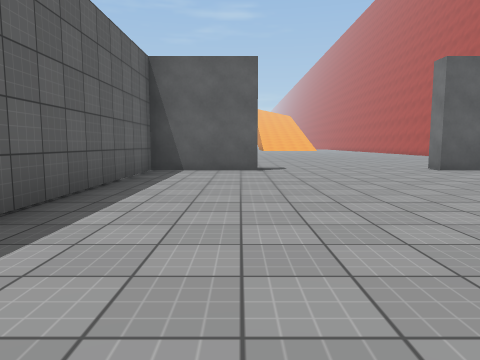
View 1 (above)

20 first-person views from a walk through a Unity game level. The camera is 1.2 m above the floor, tilts 6° down and sees 70° across. The floor is counted in squares, 2 m on a side. Each view is taken from the middle of a square. On the plan, view 1 faces up. The plan holds only what a view shows up to about 10 squares ahead; the rest is blank. The place goes on beyond the plan. Surface patterns are stand-ins for the level's own textures.

View 2
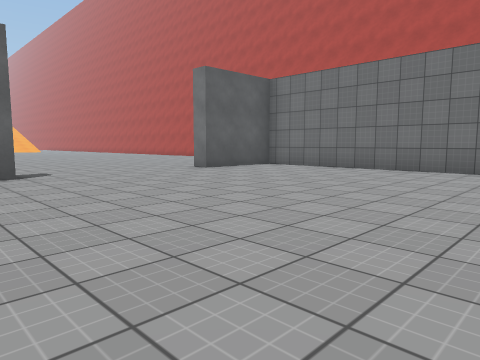

View 3
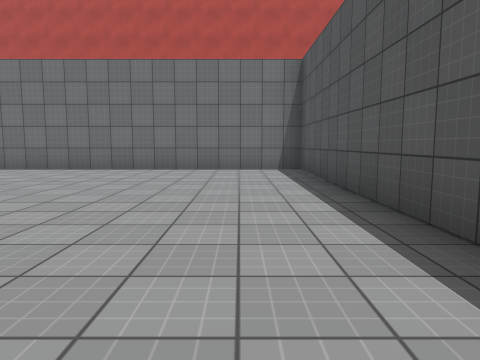

View 4
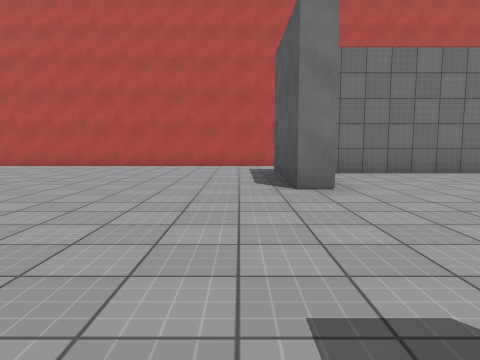

View 5
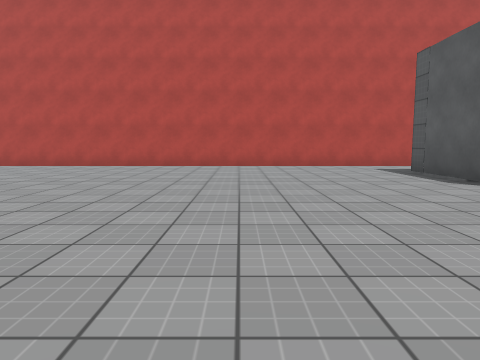

View 6
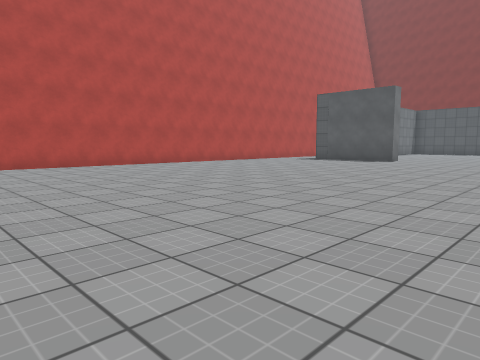

View 7
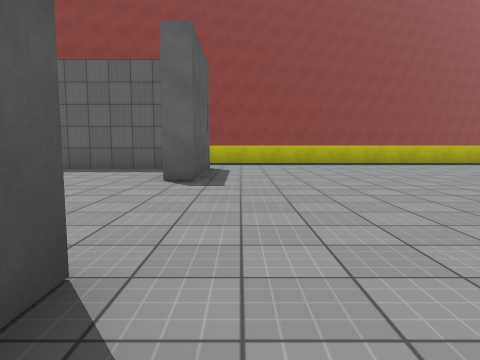

View 8
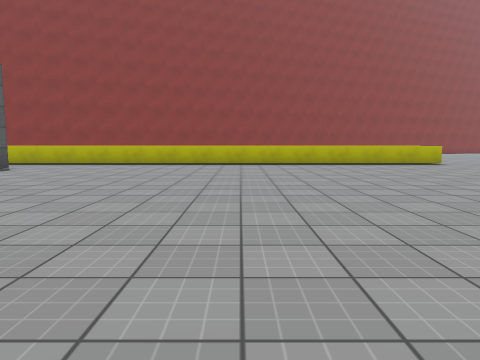

View 9
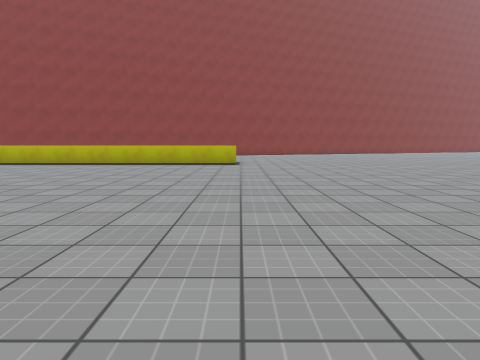

View 10
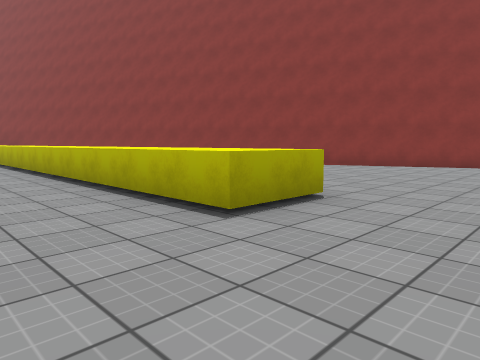

View 11
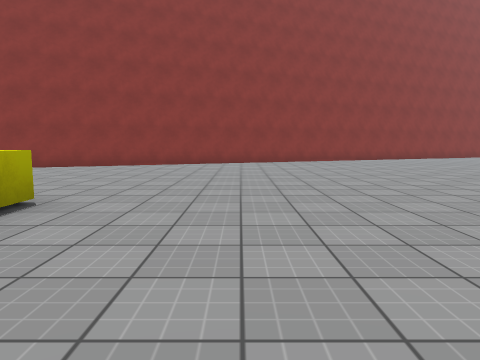

View 12
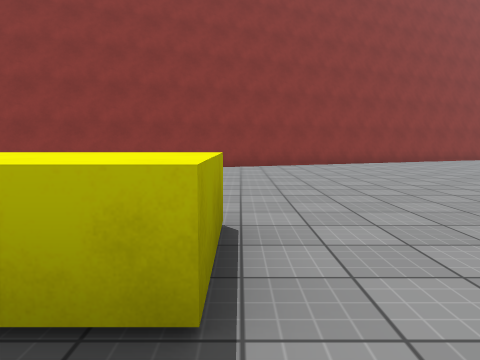

View 13
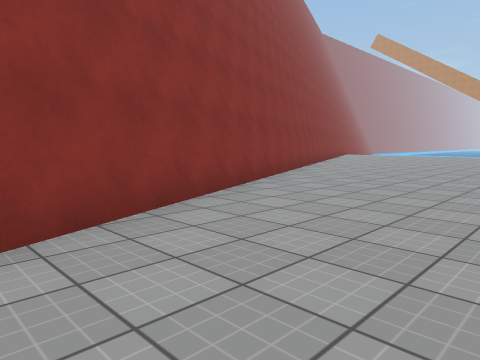

View 14
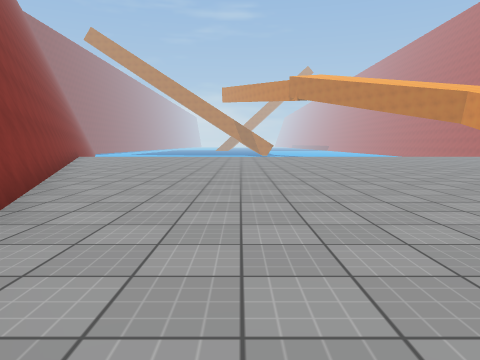

View 15
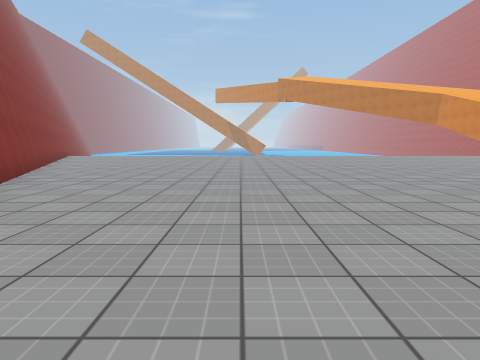

View 16
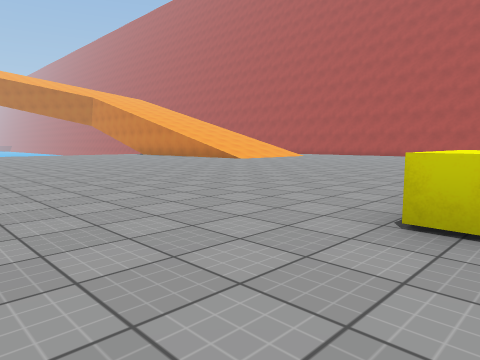

View 17
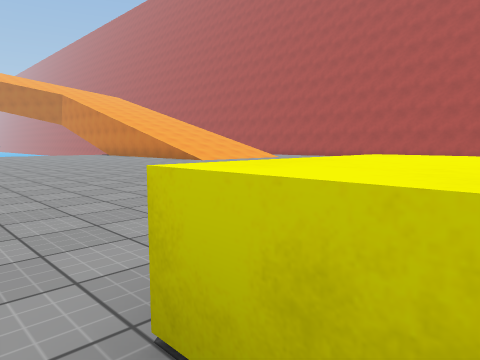

View 18
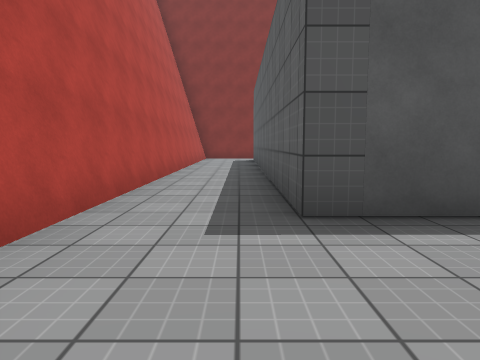

View 19
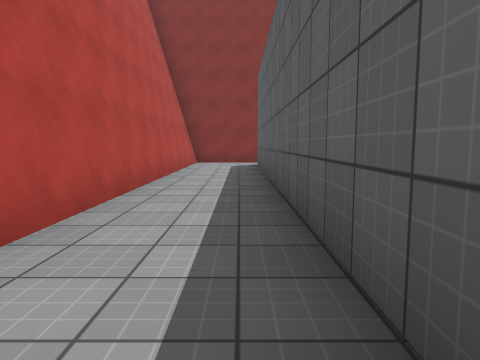

View 20
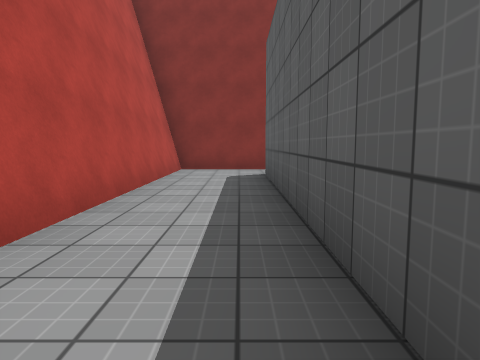

### Floor plan
Key: @ floor where view 1 was taken; # wall or solid block; . floor; / step, stairs or slope; ^ raised ledge.
Columns run from 17 left of view 1 to 10 right of it. Each row starts with its distance up from view 1.
 32 #...........
 31 #............
 30 #..............
 29 ##..............
 28  #...............
 27  ##..............
 26   #..............
 25   ##..............
 24    #...............
 23    #................
 22    ##.................
 21     #..................
 20     ##......^^..........
 19      #......^^............ #
 18      #....  ^^.............#
 17      ##.    ^^.............#
 16       #     ^^.............#
 15       ##     ^.............#
 14              ^.............#
 13             ^^.............#
 12             ^^.............#
 11              ^.............#
 10              ^.............#
  9              ^.............#
  8              ^.###....###..#
  7              ^ #........#..#
  6                #........#..#
  5                #........#..#
  4                #........#..#
  3                #........#..#
  2                 ........#..#
  1                 ........#..#
  0                 .@......#..#
 -1                  .......#..#
 -2                   #######..#
 -3                         ///#
 -4                            #

Positions as (right, up) in squares from view 1, and headings:
1: (0, 0), facing up
2: (-1, 1), facing up-right
3: (-1, 0), facing right
4: (0, 9), facing right
5: (0, 12), facing right
6: (0, 20), facing down-right
7: (6, 9), facing left
8: (6, 14), facing left
9: (6, 20), facing left
10: (-2, 22), facing down-left
11: (-2, 22), facing left
12: (-3, 20), facing left
13: (-10, 20), facing up-left
14: (-12, 22), facing up
15: (-11, 21), facing up
16: (-8, 19), facing up-right
17: (-6, 19), facing up-right
18: (8, 11), facing down
19: (8, 8), facing down
20: (8, 5), facing down
